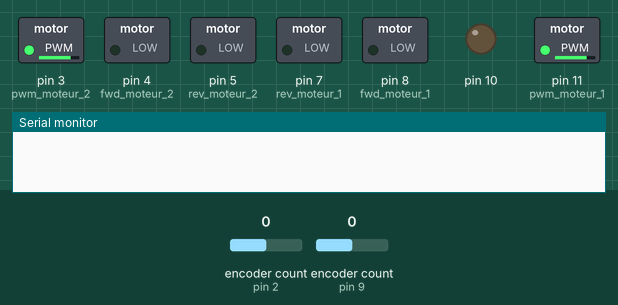
Recording of a sketch running on a simulated Arduino Uno, built with avr-gcc and run on an emulated ATmega328P. Shown: switched loads named in the sketch (green lamp = pin HIGH), output pins drawn as LEDs (lit = HIGH), the last lines printed to the serial monitor. The test bench sets the inputs (shaded band); at power-on: encoder count (sensors on pin 2, pin 9) 0.

Above: at 0.12 s.
At 1.37 s:
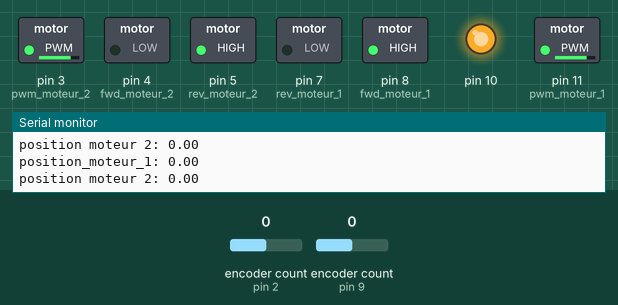
At 2.62 s:
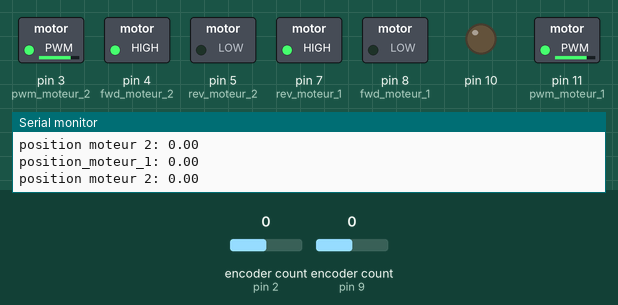
Timing chart, 0 to 3.0 s (numbered marks = the images above):
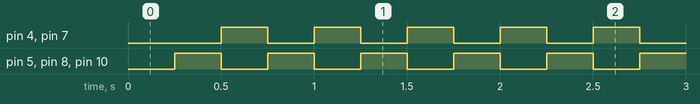

The sketch:

test_encodeur_jj.ino
```cpp
#include <Encoder.h>
#include "TimerOne.h"

#define pwm_moteur_1 11
#define fwd_moteur_1 8
#define rev_moteur_1 7

#define pwm_moteur_2 3
#define fwd_moteur_2 4
#define rev_moteur_2 5

#define PI 3.1415926535897932384626433832795
#define LONG_MAX 2147483647

#define encodeur_A_moteur_1 9
#define encodeur_B_moteur_1 12

#define encodeur_A_moteur_2 2
#define encodeur_B_moteur_2 6

int pwmOutput = 200;
int pwmOutputreverse = 255;
int sens = 1;

long count_moteur_1;
double position_moteur_1;

long count_moteur_2;
double position_moteur_2;

Encoder encodeur_moteur_1(encodeur_A_moteur_1,encodeur_B_moteur_1);
Encoder encodeur_moteur_2(encodeur_A_moteur_2,encodeur_B_moteur_2);

void setup() {
  pinMode(pwm_moteur_1, OUTPUT);
  pinMode(fwd_moteur_1, OUTPUT);
  pinMode(rev_moteur_1, OUTPUT);

  pinMode(pwm_moteur_2, OUTPUT);
  pinMode(fwd_moteur_2, OUTPUT);
  pinMode(rev_moteur_2, OUTPUT);

  pinMode(10, OUTPUT);
  Timer1.initialize(2.5e5);         // initialize timer1, and set a 1/2 second period
  Timer1.attachInterrupt(callback);  // attaches callback() as a timer overflow interrupt

  Serial.begin(115200);
  cli();
  //set timer0 interrupt at 1kHz
  TCCR0A = 0;// set entire TCCR0A register to 0
  TCCR0B = 0;// same for TCCR0B
  TCNT0  = 0;//initialize counter value to 0
  // set compare match register for 2khz increments
  OCR0A = 249;// = (16*10^6) / (1000*64) - 1 (must be <256)
  // turn on CTC mode
  TCCR0A |= (1 << WGM01);
  // Set CS01 and CS00 bits for 64 prescaler
  TCCR0B |= (1 << CS01) | (1 << CS00);
  // pwm_moteur_1ble timer compare interrupt
  TIMSK0 |= (1 << OCIE0A);
  sei();
}

ISR(TIMER0_COMPA_vect){//Interrupt 1kHz
 count_moteur_1 = encodeur_moteur_1.read();
 if (count_moteur_1 < LONG_MAX && count_moteur_1 > -LONG_MAX){
  position_moteur_1 = 360*(double)count_moteur_1/(65*2*2*12);
 }
 else{
  encodeur_moteur_1.write(0);
 }

 count_moteur_2 = encodeur_moteur_2.read();
 if (count_moteur_2 < LONG_MAX && count_moteur_2 > -LONG_MAX){
  position_moteur_2 = 360*(double)count_moteur_2/(65*2*2*12);
 }
 else{
  encodeur_moteur_2.write(0);
 }

 analogWrite(pwm_moteur_1,pwmOutput);
 analogWrite(pwm_moteur_2,pwmOutput);
}

void callback()
{
  Serial.print("position_moteur_1: ");
  Serial.println(position_moteur_1);
  Serial.print("position moteur 2: ");
  Serial.println(position_moteur_2);
  if(sens ==1){
    digitalWrite(fwd_moteur_1, HIGH);
    digitalWrite(rev_moteur_1, LOW);

    digitalWrite(fwd_moteur_2, LOW);
    digitalWrite(rev_moteur_2, HIGH);
    sens = 0;
  }
  else{
    digitalWrite(fwd_moteur_1, LOW);
    digitalWrite(rev_moteur_1, HIGH);

    digitalWrite(fwd_moteur_2, HIGH);
    digitalWrite(rev_moteur_2, LOW);
    sens = 1;
  }
  digitalWrite(10, digitalRead(10) ^ 1);
}

void loop() {

}
```

Measured:
- by itself, pin 4 (fwd_moteur_2), pin 5 (rev_moteur_2), pin 7 (rev_moteur_1), pin 8 (fwd_moteur_1), pin 10: alternates HIGH for 0.25 s and LOW for 0.25 s
